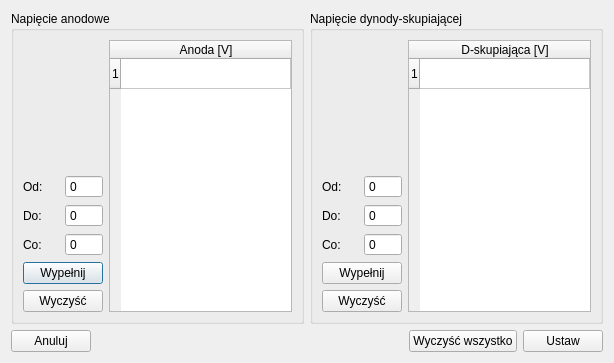
<?xml version="1.0" encoding="UTF-8"?>
<ui version="4.0">
 <class>VoltageTableDialog</class>
 <widget class="QDialog" name="VoltageTableDialog">
  <property name="geometry">
   <rect>
    <x>0</x>
    <y>0</y>
    <width>614</width>
    <height>363</height>
   </rect>
  </property>
  <property name="windowTitle">
   <string>Tabela napięć</string>
  </property>
  <layout class="QGridLayout" name="gridLayout_5">
   <item row="0" column="0">
    <widget class="QGroupBox" name="groupBox">
     <property name="title">
      <string>Napięcie anodowe</string>
     </property>
     <layout class="QGridLayout" name="gridLayout_3">
      <item row="2" column="0">
       <layout class="QGridLayout" name="gridLayout_2">
        <item row="0" column="0">
         <widget class="QLabel" name="label">
          <property name="text">
           <string>Od:</string>
          </property>
         </widget>
        </item>
        <item row="3" column="0" colspan="2">
         <widget class="QPushButton" name="fillAnode_pushButton">
          <property name="text">
           <string>Wypełnij</string>
          </property>
         </widget>
        </item>
        <item row="2" column="0">
         <widget class="QLabel" name="label_3">
          <property name="text">
           <string>Co:</string>
          </property>
         </widget>
        </item>
        <item row="1" column="0">
         <widget class="QLabel" name="label_2">
          <property name="text">
           <string>Do:</string>
          </property>
         </widget>
        </item>
        <item row="4" column="0" colspan="2">
         <widget class="QPushButton" name="clearAnode_pushButton">
          <property name="text">
           <string>Wyczyść</string>
          </property>
         </widget>
        </item>
        <item row="2" column="1">
         <widget class="QSpinBox" name="stepAnode_spinBox">
          <property name="buttonSymbols">
           <enum>QAbstractSpinBox::NoButtons</enum>
          </property>
          <property name="maximum">
           <number>3000</number>
          </property>
          <property name="singleStep">
           <number>50</number>
          </property>
         </widget>
        </item>
        <item row="1" column="1">
         <widget class="QSpinBox" name="toAnode_spinBox">
          <property name="buttonSymbols">
           <enum>QAbstractSpinBox::NoButtons</enum>
          </property>
          <property name="maximum">
           <number>3000</number>
          </property>
          <property name="singleStep">
           <number>50</number>
          </property>
         </widget>
        </item>
        <item row="0" column="1">
         <widget class="QSpinBox" name="fromAnode_spinBox">
          <property name="buttonSymbols">
           <enum>QAbstractSpinBox::NoButtons</enum>
          </property>
          <property name="maximum">
           <number>3000</number>
          </property>
          <property name="singleStep">
           <number>50</number>
          </property>
         </widget>
        </item>
       </layout>
      </item>
      <item row="0" column="1" rowspan="3">
       <widget class="QTableWidget" name="anode_tableWidget">
        <attribute name="horizontalHeaderStretchLastSection">
         <bool>true</bool>
        </attribute>
        <row>
         <property name="text">
          <string>1</string>
         </property>
        </row>
        <column>
         <property name="text">
          <string>Anoda [V]</string>
         </property>
        </column>
       </widget>
      </item>
      <item row="1" column="0">
       <spacer name="verticalSpacer_2">
        <property name="orientation">
         <enum>Qt::Vertical</enum>
        </property>
        <property name="sizeHint" stdset="0">
         <size>
          <width>20</width>
          <height>40</height>
         </size>
        </property>
       </spacer>
      </item>
     </layout>
    </widget>
   </item>
   <item row="0" column="1">
    <widget class="QGroupBox" name="groupBox_2">
     <property name="title">
      <string>Napięcie dynody-skupiającej</string>
     </property>
     <layout class="QGridLayout" name="gridLayout_4">
      <item row="0" column="1" rowspan="2">
       <widget class="QTableWidget" name="focusing_tableWidget">
        <attribute name="horizontalHeaderStretchLastSection">
         <bool>true</bool>
        </attribute>
        <row>
         <property name="text">
          <string>1</string>
         </property>
        </row>
        <column>
         <property name="text">
          <string>D-skupiająca [V]</string>
         </property>
        </column>
       </widget>
      </item>
      <item row="1" column="0">
       <layout class="QGridLayout" name="gridLayout_6">
        <item row="1" column="0">
         <widget class="QLabel" name="label_5">
          <property name="text">
           <string>Do:</string>
          </property>
         </widget>
        </item>
        <item row="3" column="0" colspan="2">
         <widget class="QPushButton" name="fillFocusing_pushButton">
          <property name="text">
           <string>Wypełnij</string>
          </property>
         </widget>
        </item>
        <item row="2" column="0">
         <widget class="QLabel" name="label_14">
          <property name="text">
           <string>Co:</string>
          </property>
         </widget>
        </item>
        <item row="0" column="0">
         <widget class="QLabel" name="label_4">
          <property name="text">
           <string>Od:</string>
          </property>
         </widget>
        </item>
        <item row="4" column="0" colspan="2">
         <widget class="QPushButton" name="clearFocusing_pushButton">
          <property name="text">
           <string>Wyczyść</string>
          </property>
         </widget>
        </item>
        <item row="0" column="1">
         <widget class="QSpinBox" name="fromFocusing_spinBox">
          <property name="buttonSymbols">
           <enum>QAbstractSpinBox::NoButtons</enum>
          </property>
          <property name="maximum">
           <number>3000</number>
          </property>
          <property name="singleStep">
           <number>50</number>
          </property>
         </widget>
        </item>
        <item row="1" column="1">
         <widget class="QSpinBox" name="toFocusing_spinBox">
          <property name="buttonSymbols">
           <enum>QAbstractSpinBox::NoButtons</enum>
          </property>
          <property name="maximum">
           <number>3000</number>
          </property>
          <property name="singleStep">
           <number>50</number>
          </property>
         </widget>
        </item>
        <item row="2" column="1">
         <widget class="QSpinBox" name="stepFocusing_spinBox">
          <property name="buttonSymbols">
           <enum>QAbstractSpinBox::NoButtons</enum>
          </property>
          <property name="maximum">
           <number>3000</number>
          </property>
          <property name="singleStep">
           <number>50</number>
          </property>
         </widget>
        </item>
       </layout>
      </item>
      <item row="0" column="0">
       <spacer name="verticalSpacer">
        <property name="orientation">
         <enum>Qt::Vertical</enum>
        </property>
        <property name="sizeHint" stdset="0">
         <size>
          <width>20</width>
          <height>40</height>
         </size>
        </property>
       </spacer>
      </item>
     </layout>
    </widget>
   </item>
   <item row="1" column="0" colspan="2">
    <layout class="QHBoxLayout" name="horizontalLayout">
     <item>
      <widget class="QPushButton" name="cancel_pushButton">
       <property name="text">
        <string>Anuluj</string>
       </property>
      </widget>
     </item>
     <item>
      <spacer name="horizontalSpacer">
       <property name="orientation">
        <enum>Qt::Horizontal</enum>
       </property>
       <property name="sizeHint" stdset="0">
        <size>
         <width>18</width>
         <height>20</height>
        </size>
       </property>
      </spacer>
     </item>
     <item>
      <widget class="QPushButton" name="clear_pushButton">
       <property name="text">
        <string>Wyczyść wszystko</string>
       </property>
      </widget>
     </item>
     <item>
      <widget class="QPushButton" name="set_pushButton">
       <property name="text">
        <string>Ustaw</string>
       </property>
      </widget>
     </item>
    </layout>
   </item>
  </layout>
 </widget>
 <resources/>
 <connections/>
</ui>
